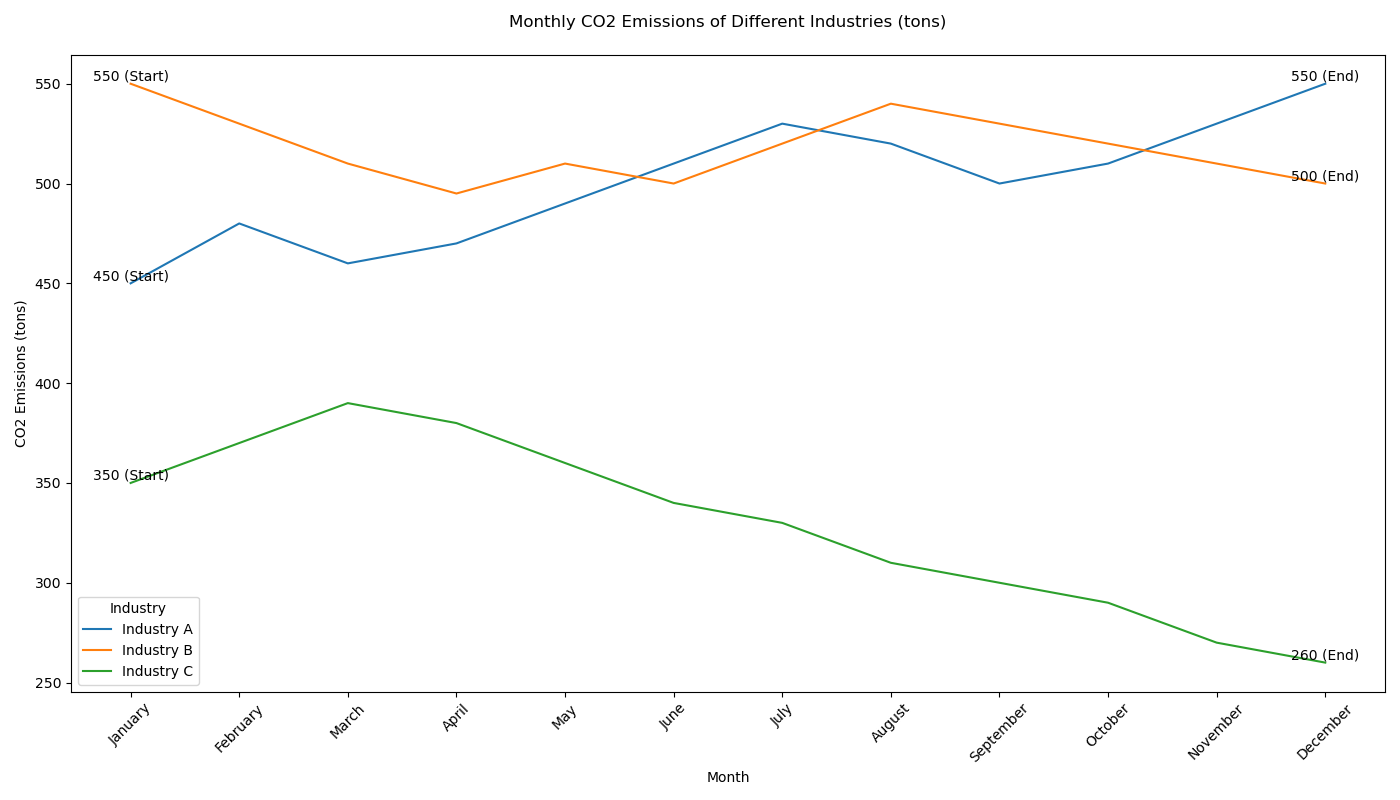

Reproduce this figure in Python.

import pandas as pd
import seaborn as sns
import matplotlib.pyplot as plt

# Create data
data = {
    'Month': ["January", "February", "March", "April", "May", "June",
              "July", "August", "September", "October", "November", "December"],
    'Industry A': [450, 480, 460, 470, 490, 510, 530, 520, 500, 510, 530, 550],
    'Industry B': [550, 530, 510, 495, 510, 500, 520, 540, 530, 520, 510, 500],
    'Industry C': [350, 370, 390, 380, 360, 340, 330, 310, 300, 290, 270, 260]
}

# Convert data into DataFrame
df = pd.DataFrame(data)

# Melt the DataFrame
df_melted = df.melt('Month', var_name='Industry', value_name='CO2 Emissions')

# Create the line plot
plt.figure(figsize=(14, 8))
sns.lineplot(data=df_melted, x='Month', y='CO2 Emissions', hue='Industry',
             palette=['#1F77B4', '#FF7F0E', '#2CA02C'])

# Add annotations for the start and end of each line
for industry in ['Industry A', 'Industry B', 'Industry C']:
    plt.text(x=df['Month'][0], y=df[industry][0], s=f"{df[industry][0]} (Start)",
             color='black', ha='center', va='bottom')
    plt.text(x=df['Month'].iloc[-1], y=df[industry].iloc[-1],
             s=f"{df[industry].iloc[-1]} (End)", color='black', ha='center', va='bottom')

plt.title('Monthly CO2 Emissions of Different Industries (tons)', pad=20)
plt.xlabel('Month')
plt.ylabel('CO2 Emissions (tons)')
plt.xticks(rotation=45)
plt.tight_layout()
plt.show()
